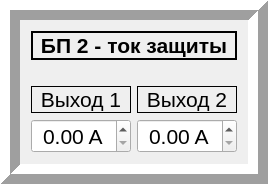
           <widget class="QFrame" name="frame_2">
            <property name="frameShape">
             <enum>QFrame::Box</enum>
            </property>
            <property name="frameShadow">
             <enum>QFrame::Raised</enum>
            </property>
            <property name="lineWidth">
             <number>10</number>
            </property>
            <layout class="QGridLayout" name="gridLayout_23">
             <item row="0" column="0">
              <layout class="QGridLayout" name="gridLayout_15">
               <item row="2" column="0">
                <widget class="QLabel" name="label_13">
                 <property name="sizePolicy">
                  <sizepolicy hsizetype="Preferred" vsizetype="Fixed">
                   <horstretch>0</horstretch>
                   <verstretch>0</verstretch>
                  </sizepolicy>
                 </property>
                 <property name="font">
                  <font>
                   <pointsize>16</pointsize>
                  </font>
                 </property>
                 <property name="frameShape">
                  <enum>QFrame::Box</enum>
                 </property>
                 <property name="text">
                  <string>Выход 1</string>
                 </property>
                 <property name="alignment">
                  <set>Qt::AlignCenter</set>
                 </property>
                </widget>
               </item>
               <item row="2" column="1">
                <widget class="QLabel" name="label_14">
                 <property name="sizePolicy">
                  <sizepolicy hsizetype="Preferred" vsizetype="Fixed">
                   <horstretch>0</horstretch>
                   <verstretch>0</verstretch>
                  </sizepolicy>
                 </property>
                 <property name="font">
                  <font>
                   <pointsize>16</pointsize>
                  </font>
                 </property>
                 <property name="frameShape">
                  <enum>QFrame::Box</enum>
                 </property>
                 <property name="text">
                  <string>Выход 2</string>
                 </property>
                 <property name="alignment">
                  <set>Qt::AlignCenter</set>
                 </property>
                </widget>
               </item>
               <item row="3" column="0">
                <widget class="QDoubleSpinBox" name="doubleSpinBox_power2_out1">
                 <property name="sizePolicy">
                  <sizepolicy hsizetype="Minimum" vsizetype="Preferred">
                   <horstretch>0</horstretch>
                   <verstretch>0</verstretch>
                  </sizepolicy>
                 </property>
                 <property name="font">
                  <font>
                   <pointsize>16</pointsize>
                  </font>
                 </property>
                 <property name="alignment">
                  <set>Qt::AlignCenter</set>
                 </property>
                 <property name="suffix">
                  <string> A</string>
                 </property>
                </widget>
               </item>
               <item row="0" column="0" colspan="2">
                <widget class="QLabel" name="label_12">
                 <property name="sizePolicy">
                  <sizepolicy hsizetype="Preferred" vsizetype="Fixed">
                   <horstretch>0</horstretch>
                   <verstretch>0</verstretch>
                  </sizepolicy>
                 </property>
                 <property name="font">
                  <font>
                   <pointsize>16</pointsize>
                   <weight>75</weight>
                   <bold>true</bold>
                  </font>
                 </property>
                 <property name="frameShape">
                  <enum>QFrame::Box</enum>
                 </property>
                 <property name="lineWidth">
                  <number>2</number>
                 </property>
                 <property name="text">
                  <string>БП 2 - ток защиты</string>
                 </property>
                 <property name="alignment">
                  <set>Qt::AlignCenter</set>
                 </property>
                </widget>
               </item>
               <item row="3" column="1">
                <widget class="QDoubleSpinBox" name="doubleSpinBox_power2_out2">
                 <property name="sizePolicy">
                  <sizepolicy hsizetype="Minimum" vsizetype="Preferred">
                   <horstretch>0</horstretch>
                   <verstretch>0</verstretch>
                  </sizepolicy>
                 </property>
                 <property name="font">
                  <font>
                   <pointsize>16</pointsize>
                  </font>
                 </property>
                 <property name="alignment">
                  <set>Qt::AlignCenter</set>
                 </property>
                 <property name="suffix">
                  <string> A</string>
                 </property>
                </widget>
               </item>
               <item row="1" column="0" colspan="2">
                <spacer name="verticalSpacer_6">
                 <property name="orientation">
                  <enum>Qt::Vertical</enum>
                 </property>
                 <property name="sizeType">
                  <enum>QSizePolicy::Fixed</enum>
                 </property>
                 <property name="sizeHint" stdset="0">
                  <size>
                   <width>20</width>
                   <height>20</height>
                  </size>
                 </property>
                </spacer>
               </item>
              </layout>
             </item>
            </layout>
           </widget>
